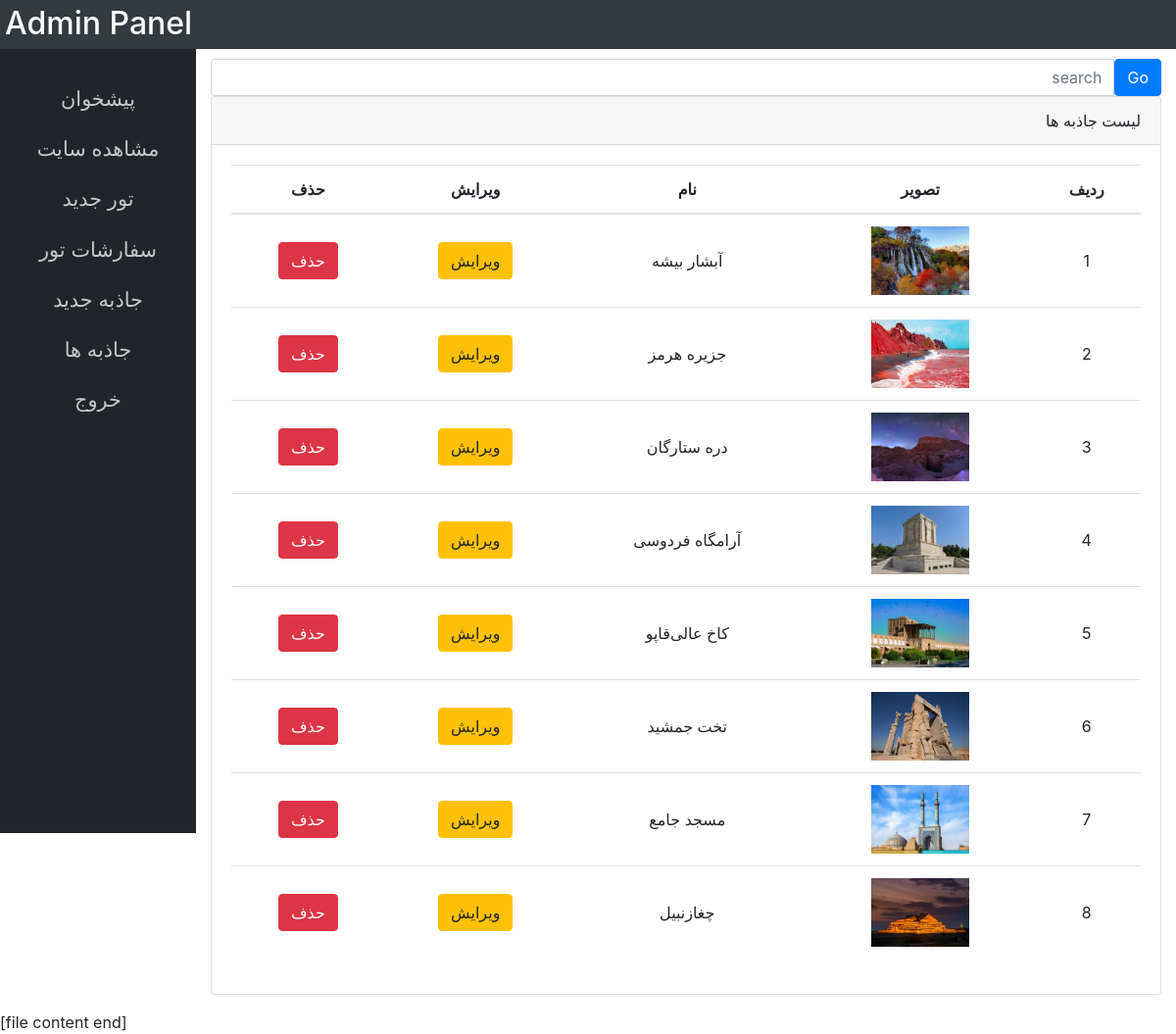
The page /panel-admin/jazebeha.php on the database its author committed.
### tables this page shows
CREATE TABLE `jazebe` (
  `j_id` int(11) NOT NULL,
  `title` varchar(100) NOT NULL,
  `description` text NOT NULL,
  `image_path` varchar(255) DEFAULT NULL,
  `updated_at` datetime DEFAULT NULL
);

### panel-admin/jazebeha.php (the view, shortened to what this page needs)
<!DOCTYPE html>
<html lang="en">
<head>
    <link rel="stylesheet" href="css/bootstrap.min.css">
    <link rel="stylesheet" href="style.css">
</head>
<body>
<nav class="nav top-bar">
    <h2 class="float-left">Admin Panel</h2>
</nav>
<div class="container-fluid">
    <div class="row admin-panel">
        <div class="col-2">
            <div class="list-item">
                <a href="index.php">پیشخوان</a>
                <a href="../index.php">مشاهده سایت</a>
                <a href="add-new-tour.html">تور جدید</a>
                <a href="orders.php">سفارشات تور</a>
                <a href="add-new-jazebe.html">جاذبه جدید</a>
                <a href="jazebeha.php">جاذبه ها</a>
                <a href="../php/logout.php">خروج</a>
            </div>
        </div>
        <div class="col-10">
          <form action="jazebeha.php" method="get">
                        <div class="input-group">
                            <input type="text" placeholder="search" name="search" class="form-control" value="<?php echo isset($_GET['search']) ? htmlspecialchars($_GET['search']) : ''; ?>">
                            <button class="btn btn-primary" name="search-btn">Go</button>
                        </div>
                    </form>
                <div class="card mb-3">
                    <div class="card-header">
                        لیست جاذبه ها
                    </div>
                    <div class="card-body">
                        <div class="table-responsive">
                            <table class="table float-right" style="direction: rtl">
                                <thead>
                                <tr>
                                    <th>ردیف</th>
                                    <th>تصویر</th>
                                    <th>نام</th>
                                    <th>ویرایش</th>
                                    <th>حذف</th>
                                </tr>
                                </thead>
                                <tbody>
                                <?php
                                $servername = "localhost";
                                $username = "root";
                                $password = "";
                                $dbname = "my_tourist_db";
                                $conn = new mysqli($servername, $username, $password, $dbname);
                                $conn->set_charset("utf8");
                                $sql = "SELECT * FROM jazebe";
                                $sql .= " ORDER BY j_id DESC";
                                $result = $conn->query($sql);
                                if ($result && $result->num_rows > 0) {
                                    $counter = 1;
                                    while($row = $result->fetch_assoc()) {
                                        $id = $row['j_id'];
                                        $title = htmlspecialchars($row['title']);
                                        $image_path = $row['image_path'];
                                        $image_src = "admin-images/default.jpg";
                                        if (!empty($image_path) && file_exists("../" . $image_path)) {
                                            $image_src = "../" . $image_path;
                                        } elseif (!empty($image_path)) {
                                            $image_src = $image_path;
                                        }
                                        ?>
                                        <tr>
                                            <td><?php echo $counter; ?></td>
                                            <td><img src="<?php echo $image_src; ?>" width="100px" height="70px" onerror="this.src='admin-images/default.jpg'"></td>
                                            <td><?php echo $title; ?></td>
                                              <td>
                                                <a href="edit-jazebe.php?id=<?php echo $id; ?>" class="btn btn-warning">ویرایش</a>
                                            </td>
                                            <td>
                                                <a href="delete-jazebe.php?id=<?php echo $id; ?>" class="btn btn-danger" onclick="return confirm('آیا از حذف این جاذبه مطمئن هستید؟')">حذف</a>
                                            </td>
                                        </tr>
                                        <?php
                                        $counter++;
                                    }
                                }
                                ?>
                                </tbody>
                            </table>
                        </div>
                    </div>
                </div>
        </div>
    </div>
</div>
</body>
</html>

### panel-admin/style.css (style rules this page uses)
* { margin: 0; padding: 0; }
.top-bar { background: #343a40; color: #ffffff; height: 50px; }
nav h2 { padding: 5px; }
.admin-panel { height: auto; }
.admin-panel .col-2 { padding: 15px; height: 800px; background: #212529; font-size: 1.3rem; text-decoration: none; }
.admin-panel .col-10 { display: block; text-align: end; margin-top: 10px; }
.admin-panel .col-10 form input , .admin-panel .col-10 form textarea, .admin-panel .col-10 form select { text-align: end; }
.admin-panel .col-2 .list-item a { display: block; text-align: center; margin-top: 20px; color: rgba(255, 255, 255, 0.75); }
.table td, .table th { vertical-align: middle; text-align: center; }

### rows shown on the page
jazebe: image_path (picture), title "آبشار بیشه"
jazebe: image_path (picture), title "جزیره هرمز"
jazebe: image_path (picture), title "دره ستارگان"
jazebe: image_path (picture), title "آرامگاه فردوسی"
jazebe: image_path (picture), title "کاخ عالی‌قاپو"
jazebe: image_path (picture), title "تخت جمشید"
jazebe: image_path (picture), title "مسجد جامع"
jazebe: image_path (picture), title "چغازنبیل"
